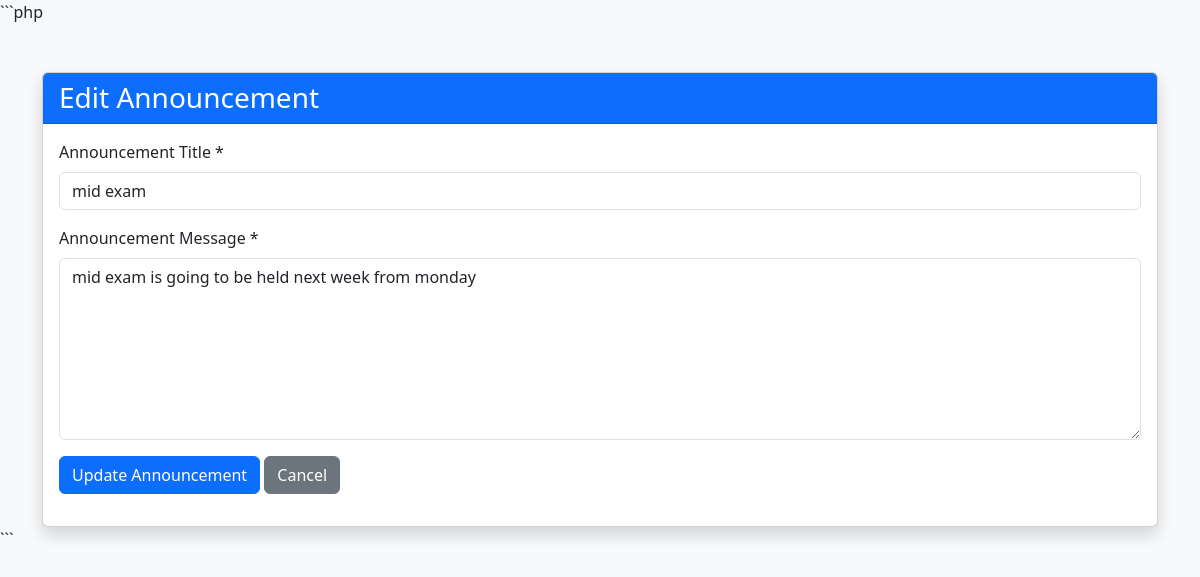
Screenshot of /admin/edit_announcement.php?id=1 (signed in) with the database file from the repository.
### tables this page shows
CREATE TABLE `announcements` (
  `id` int(11) NOT NULL,
  `title` varchar(150) NOT NULL,
  `message` text NOT NULL,
  `created_by` int(11) DEFAULT NULL,
  `created_at` timestamp NOT NULL DEFAULT current_timestamp()
);

### admin/edit_announcement.php (the view, shortened to what this page needs)
<?php
include "../includes/db.php";
$id = intval($_GET['id']);
$sql = "
    SELECT *
    FROM announcements
    WHERE id = ?
";
$stmt = mysqli_prepare($conn, $sql);
mysqli_stmt_bind_param(
    $stmt,
    "i",
    $id
);
mysqli_stmt_execute($stmt);
$result = mysqli_stmt_get_result($stmt);
$announcement = mysqli_fetch_assoc($result);
?>
<!DOCTYPE html>
<html lang="en">
<head>
    <link
        href="https://cdn.jsdelivr.net/npm/bootstrap@5.3.3/dist/css/bootstrap.min.css"
        rel="stylesheet"
    >
</head>
<body class="bg-light">
<div class="container mt-5">
    <div class="card shadow">
        <div class="card-header bg-primary text-white">
            <h3 class="mb-0">
                Edit Announcement
            </h3>
        </div>
        <div class="card-body">
            <form method="POST">
                <div class="mb-3">
                    <label class="form-label">
                        Announcement Title *
                    </label>
                    <input
                        type="text"
                        name="title"
                        class="form-control"
                        value="<?php
                            echo htmlspecialchars(
                                $announcement['title']
                            );
                        ?>"
                        required
                    >
                </div>
                <div class="mb-3">
                    <label class="form-label">
                        Announcement Message *
                    </label>
                    <textarea
                        name="message"
                        class="form-control"
                        rows="7"
                        required
                    ><?php
                    echo htmlspecialchars(
                        $announcement['message']
                    );
                    ?></textarea>
                </div>
                <button
                    type="submit"
                    class="btn btn-primary"
                >
                    Update Announcement
                </button>
                <a
                    href="announcements.php"
                    class="btn btn-secondary"
                >
                    Cancel
                </a>
            </form>
        </div>
    </div>
</div>
</body>
</html>

### rows the page displays
announcements: title "mid exam", message "mid exam is going to be held next week from monday"
